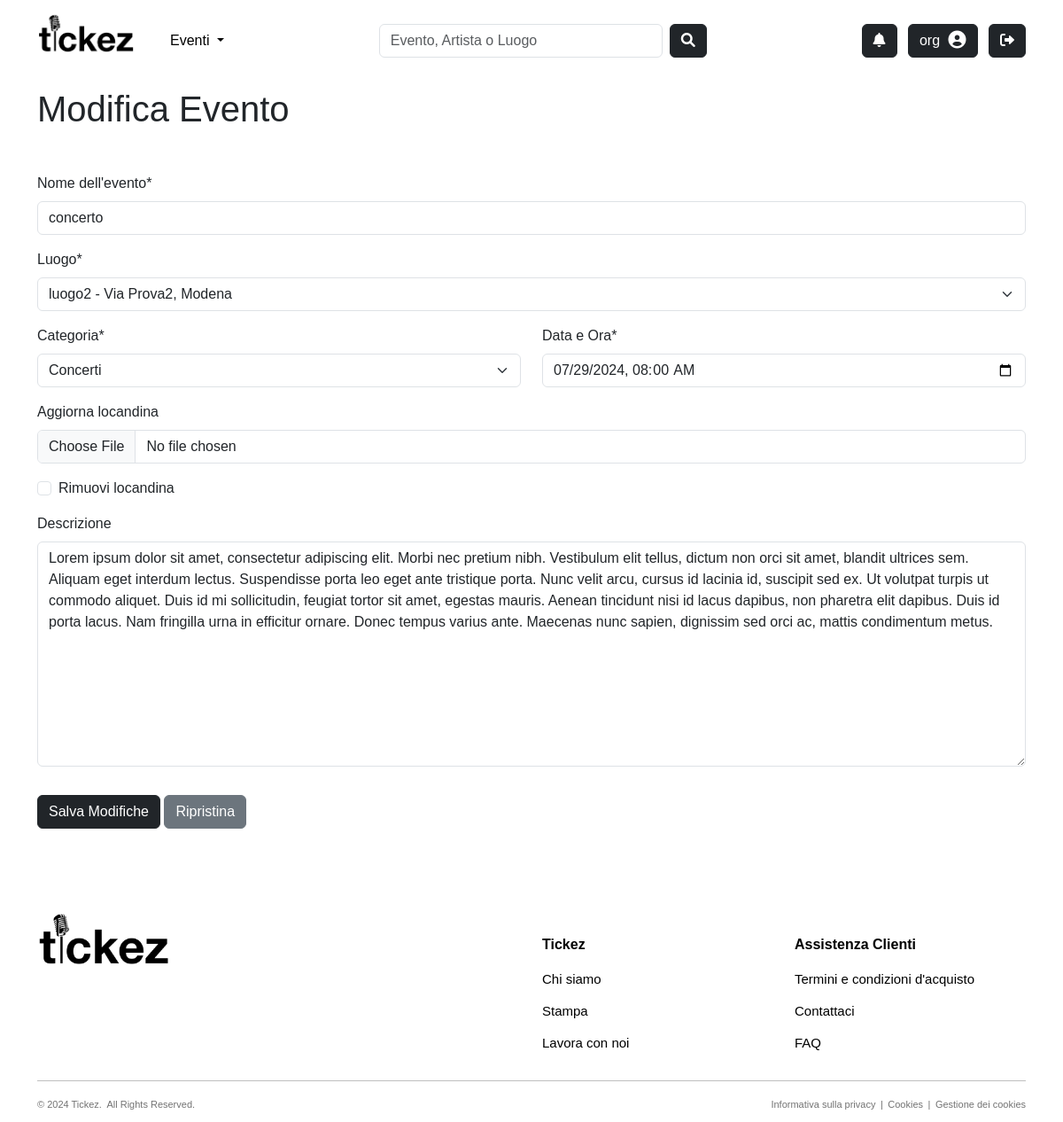
/products/update-event/concerto-13/ (signed in), run on an earlier commit of the app's database.
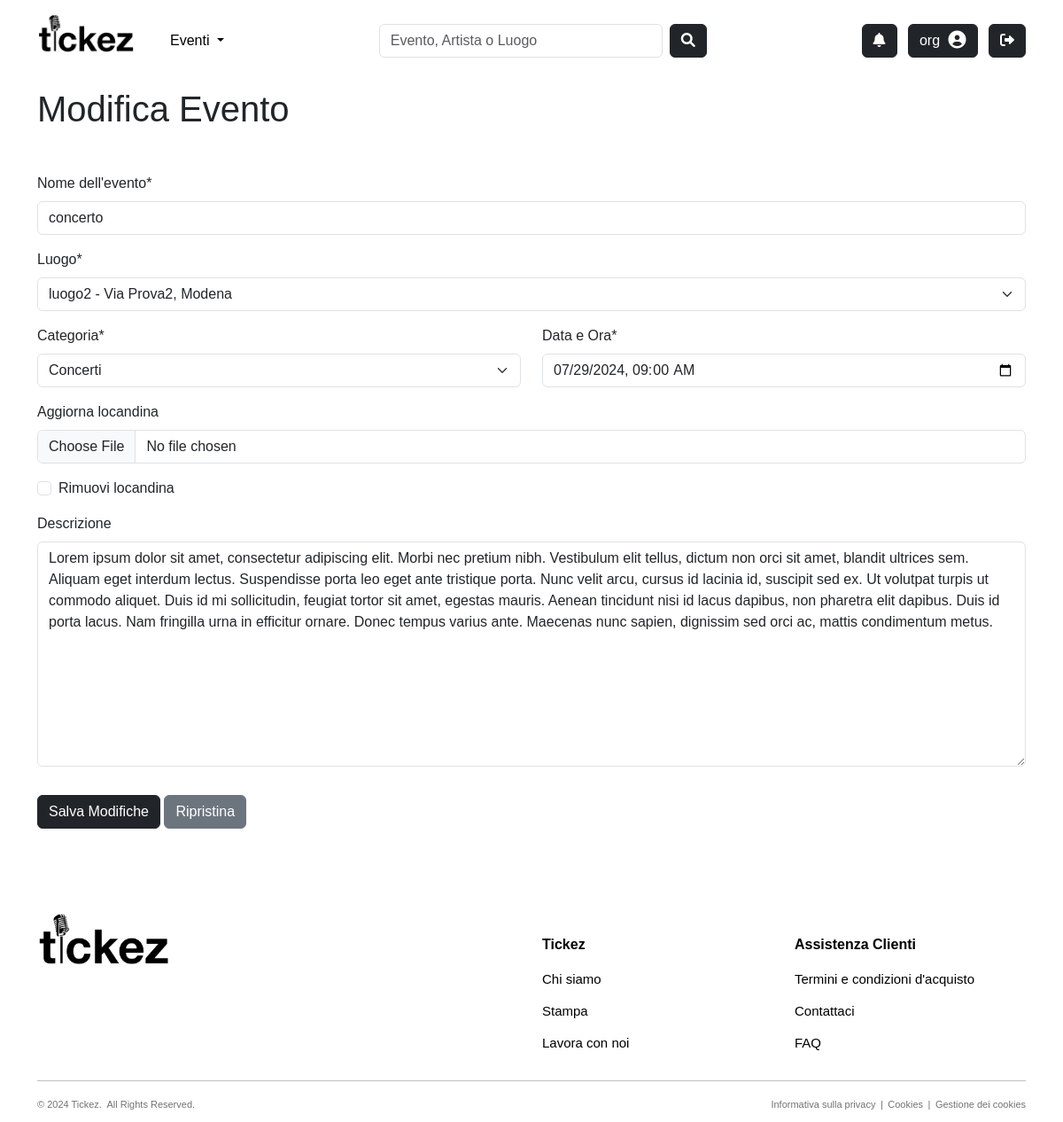
And on a later commit of the database.
### products/models.py (models this page shows, shortened)
class Evento(models.Model):
    CATEGORY_CHOICES = [('Concerti', 'Concerti'), ('Festival', 'Festival'), ('Teatro', 'Teatro')]
    nome = models.CharField(max_length=100, null=False, blank=False)
    slug = models.SlugField(max_length=200, null=False,  blank=True, unique=True)
    categoria = models.CharField(max_length=100, choices=CATEGORY_CHOICES, null=False, blank=False)
    data_ora = models.DateTimeField(null=False, blank=False, default=timezone.now)
    locandina = models.ImageField(null=True, blank=True, upload_to="images/events")
    descrizione = models.TextField(null=True, blank=True, default='')
    visualizzazioni = models.IntegerField(null=True, blank=True, default=0)
    organizzatore = models.ForeignKey(to='users.Organizzatore', on_delete=models.CASCADE, null=False, blank=False, related_name='eventi_organizzati')
    luogo = models.ForeignKey(to='common.Luogo', on_delete=models.CASCADE, null=False, blank=False, related_name='eventi_programmati')
    followers = models.ManyToManyField(to='users.Utente', blank=True, default=None, related_name='eventi_preferiti')
    class Meta:
        verbose_name_plural = 'Eventi'

### common/models.py (models this page shows, shortened)
class Luogo(models.Model):
    nome = models.CharField(max_length=50, null=False, blank=False)
    slug = models.SlugField(max_length=200, null=False, blank=True, unique=True)
    indirizzo = models.CharField(max_length=255, null=False, blank=False)
    citta = models.CharField(max_length=100, null=False, blank=False)
    capienza_persone = models.PositiveIntegerField(null=False, blank=False)
    immagine = models.ImageField(null=True, blank=True, upload_to="images/venues")
    followers = models.ManyToManyField(to='users.Utente', blank=True, default=None, related_name='luoghi_preferiti')
    affittuari = models.ManyToManyField(to='users.Organizzatore', blank=True, default=None, related_name='luoghi_affittati')
    def __str__(self):
        return f"{self.nome} - {self.indirizzo}, {self.citta}"
    class Meta:
        verbose_name_plural = 'Luoghi'

### products/views.py (the view, shortened to what this page needs)
# urls.py: path('update-event/<slug:slug>-<int:pk>/', views.UpdateEventView.as_view(), name="update-event"),
class UpdateEventView(OrganizerOrSuperuserRequiredMixin, UpdateView):
    model = Evento
    template_name = "products/update_entity.html"
    def dispatch(self, request, *args, **kwargs):
        try:
            return super().dispatch(request, *args, **kwargs)
        except Http404:
            return redirect('404')
    def get_object(self, queryset=None):
        slug = self.kwargs.get('slug')
        pk = self.kwargs.get('pk')
        return get_object_or_404(Evento, slug=slug, pk=pk)
    def get_form_class(self):
        return AdminEventCrispyForm if self.request.user.is_superuser else EventCrispyForm
    def get_form_kwargs(self):
        kwargs = super().get_form_kwargs()
        kwargs['action'] = 'Salva Modifiche'
        return kwargs
    def get_context_data(self, **kwargs):
        context = super().get_context_data(**kwargs)
        context['entity'] = 'Evento'
        context['name'] = self.object.nome
        return context

### common/context_processors.py (called while the page is built)
def notifications(request):
    notifications = []
    unread_count = 0
    if request.user.is_authenticated:
        try:
            utente = request.user.utente
            notifications = Notifica.objects.filter(organizzatore__in=utente.organizzatori_preferiti.all()).order_by('-data_ora')
            unread_count = notifications.filter(letta=False).count()
        except:
            utente = None
    return {
        'notifications': notifications,
        'unread_count': unread_count,
    }

### products/views.py (called while the page is built)
    def test_func(self):
        user = self.request.user
        obj = self.get_object()
        return user.is_superuser or (user.groups.filter(name="Organizzatori").exists() and obj.organizzatore.user == user)

### products/templates/products/update_entity.html (shortened to what this page needs)
{% extends "products/base_products.html" %}
{% load static %}
{% load crispy_forms_tags %}
{% load tz %}
{% block content %}
<div class="container">
    <h1 class="mb-5">Modifica {{entity}}</h1>
    <form method="POST" enctype="multipart/form-data"> {% csrf_token %}
        {% crispy form %}
    </form>
</div>
{% endblock %}

What changed in the data, as far as the page shows it:
changed Evento "luogo2 - Via Prova2, Modena": data_ora "07/29/2024 08:00" → "07/29/2024 09:00"
